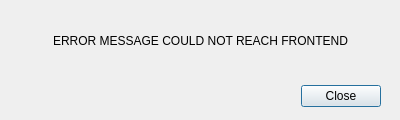
<?xml version="1.0" encoding="UTF-8"?>
<ui version="4.0">
 <class>Dialog</class>
 <widget class="QDialog" name="Dialog">
  <property name="geometry">
   <rect>
    <x>0</x>
    <y>0</y>
    <width>400</width>
    <height>120</height>
   </rect>
  </property>
  <property name="sizePolicy">
   <sizepolicy hsizetype="Fixed" vsizetype="Fixed">
    <horstretch>0</horstretch>
    <verstretch>0</verstretch>
   </sizepolicy>
  </property>
  <property name="minimumSize">
   <size>
    <width>400</width>
    <height>120</height>
   </size>
  </property>
  <property name="maximumSize">
   <size>
    <width>400</width>
    <height>120</height>
   </size>
  </property>
  <property name="windowTitle">
   <string>Advertencia</string>
  </property>
  <property name="modal">
   <bool>true</bool>
  </property>
  <widget class="QDialogButtonBox" name="buttonBoxOptions">
   <property name="geometry">
    <rect>
     <x>20</x>
     <y>80</y>
     <width>361</width>
     <height>32</height>
    </rect>
   </property>
   <property name="orientation">
    <enum>Qt::Horizontal</enum>
   </property>
   <property name="standardButtons">
    <set>QDialogButtonBox::Close</set>
   </property>
  </widget>
  <widget class="QLabel" name="labelMessage">
   <property name="geometry">
    <rect>
     <x>10</x>
     <y>10</y>
     <width>381</width>
     <height>61</height>
    </rect>
   </property>
   <property name="text">
    <string>ERROR MESSAGE COULD NOT REACH FRONTEND</string>
   </property>
   <property name="alignment">
    <set>Qt::AlignCenter</set>
   </property>
  </widget>
 </widget>
 <resources/>
 <connections>
  <connection>
   <sender>buttonBoxOptions</sender>
   <signal>accepted()</signal>
   <receiver>Dialog</receiver>
   <slot>accept()</slot>
   <hints>
    <hint type="sourcelabel">
     <x>248</x>
     <y>254</y>
    </hint>
    <hint type="destinationlabel">
     <x>157</x>
     <y>274</y>
    </hint>
   </hints>
  </connection>
  <connection>
   <sender>buttonBoxOptions</sender>
   <signal>rejected()</signal>
   <receiver>Dialog</receiver>
   <slot>reject()</slot>
   <hints>
    <hint type="sourcelabel">
     <x>316</x>
     <y>260</y>
    </hint>
    <hint type="destinationlabel">
     <x>286</x>
     <y>274</y>
    </hint>
   </hints>
  </connection>
 </connections>
</ui>
